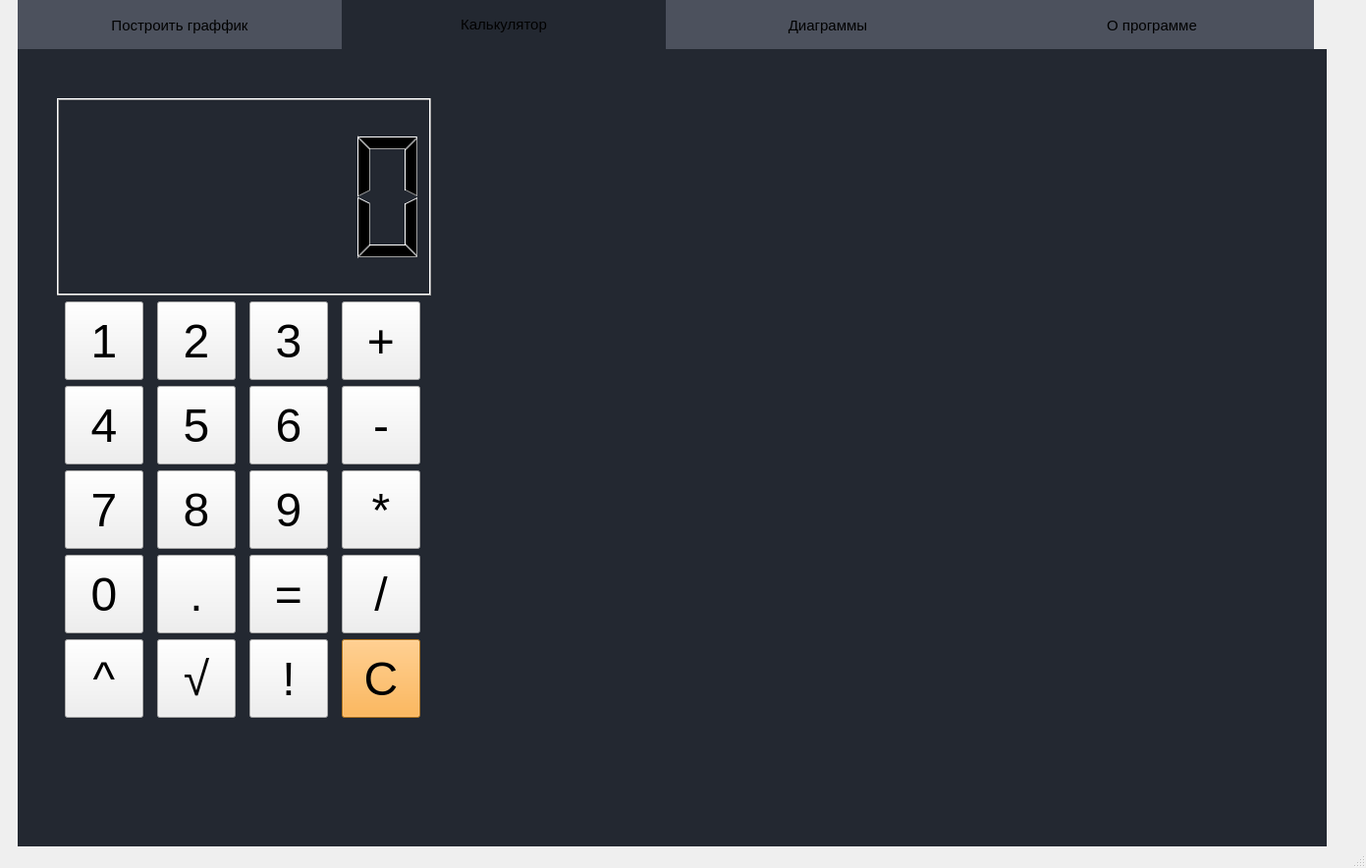
<?xml version="1.0" encoding="UTF-8"?>
<ui version="4.0">
 <class>MainWindow</class>
 <widget class="QMainWindow" name="MainWindow">
  <property name="geometry">
   <rect>
    <x>0</x>
    <y>0</y>
    <width>1391</width>
    <height>884</height>
   </rect>
  </property>
  <property name="windowTitle">
   <string>MainWindow</string>
  </property>
  <widget class="QWidget" name="centralwidget">
   <widget class="QTabWidget" name="tabWidget">
    <property name="geometry">
     <rect>
      <x>18</x>
      <y>0</y>
      <width>1333</width>
      <height>897</height>
     </rect>
    </property>
    <property name="font">
     <font>
      <pointsize>11</pointsize>
     </font>
    </property>
    <property name="styleSheet">
     <string notr="true">QTabWidget::pane
{
	border: 1px;
	background: rgb(35, 40, 49);
}
QTabBar::tab
{
	width: 330px;
	height:50px;
	background: rgb(76, 81, 93);
}
QTabBar::tab:selected
{
	background: rgb(35, 40, 49);
}
QTabBar::tab:hover
{
	background: rgb(56, 62, 73);
}</string>
    </property>
    <property name="currentIndex">
     <number>1</number>
    </property>
    <property name="iconSize">
     <size>
      <width>42</width>
      <height>43</height>
     </size>
    </property>
    <widget class="QWidget" name="grap">
     <attribute name="icon">
      <iconset resource="images.qrc">
       <normaloff>:/images/free-icon-algebra-5090382.png</normaloff>:/images/free-icon-algebra-5090382.png</iconset>
     </attribute>
     <attribute name="title">
      <string>Построить граффик</string>
     </attribute>
    </widget>
    <widget class="QWidget" name="CalculatorTab">
     <attribute name="title">
      <string>Калькулятор</string>
     </attribute>
     <widget class="QWidget" name="layoutWidget">
      <property name="geometry">
       <rect>
        <x>40</x>
        <y>50</y>
        <width>381</width>
        <height>631</height>
       </rect>
      </property>
      <layout class="QVBoxLayout" name="verticalLayout_2">
       <item>
        <widget class="QLCDNumber" name="table_2"/>
       </item>
       <item>
        <layout class="QGridLayout" name="gridLayout_2">
         <item row="2" column="1">
          <widget class="QPushButton" name="btn8_2">
           <property name="minimumSize">
            <size>
             <width>80</width>
             <height>80</height>
            </size>
           </property>
           <property name="maximumSize">
            <size>
             <width>80</width>
             <height>80</height>
            </size>
           </property>
           <property name="font">
            <font>
             <family>Helvetica</family>
             <pointsize>36</pointsize>
            </font>
           </property>
           <property name="text">
            <string>8</string>
           </property>
          </widget>
         </item>
         <item row="0" column="1">
          <widget class="QPushButton" name="btn2_2">
           <property name="minimumSize">
            <size>
             <width>80</width>
             <height>80</height>
            </size>
           </property>
           <property name="maximumSize">
            <size>
             <width>80</width>
             <height>80</height>
            </size>
           </property>
           <property name="font">
            <font>
             <family>Helvetica</family>
             <pointsize>36</pointsize>
            </font>
           </property>
           <property name="text">
            <string>2</string>
           </property>
          </widget>
         </item>
         <item row="0" column="3">
          <widget class="QPushButton" name="btn_plus_2">
           <property name="minimumSize">
            <size>
             <width>80</width>
             <height>80</height>
            </size>
           </property>
           <property name="maximumSize">
            <size>
             <width>80</width>
             <height>80</height>
            </size>
           </property>
           <property name="font">
            <font>
             <family>Helvetica</family>
             <pointsize>36</pointsize>
            </font>
           </property>
           <property name="text">
            <string>+</string>
           </property>
          </widget>
         </item>
         <item row="3" column="2">
          <widget class="QPushButton" name="btn_eq_2">
           <property name="minimumSize">
            <size>
             <width>80</width>
             <height>80</height>
            </size>
           </property>
           <property name="maximumSize">
            <size>
             <width>80</width>
             <height>80</height>
            </size>
           </property>
           <property name="font">
            <font>
             <family>Helvetica</family>
             <pointsize>36</pointsize>
            </font>
           </property>
           <property name="text">
            <string>=</string>
           </property>
          </widget>
         </item>
         <item row="3" column="0">
          <widget class="QPushButton" name="btn0_2">
           <property name="minimumSize">
            <size>
             <width>80</width>
             <height>80</height>
            </size>
           </property>
           <property name="maximumSize">
            <size>
             <width>80</width>
             <height>80</height>
            </size>
           </property>
           <property name="font">
            <font>
             <family>Helvetica</family>
             <pointsize>36</pointsize>
            </font>
           </property>
           <property name="text">
            <string>0</string>
           </property>
          </widget>
         </item>
         <item row="3" column="3">
          <widget class="QPushButton" name="btn_div_2">
           <property name="minimumSize">
            <size>
             <width>80</width>
             <height>80</height>
            </size>
           </property>
           <property name="maximumSize">
            <size>
             <width>80</width>
             <height>80</height>
            </size>
           </property>
           <property name="font">
            <font>
             <family>Helvetica</family>
             <pointsize>36</pointsize>
            </font>
           </property>
           <property name="text">
            <string>/</string>
           </property>
          </widget>
         </item>
         <item row="0" column="0">
          <widget class="QPushButton" name="btn1_2">
           <property name="minimumSize">
            <size>
             <width>80</width>
             <height>80</height>
            </size>
           </property>
           <property name="maximumSize">
            <size>
             <width>80</width>
             <height>80</height>
            </size>
           </property>
           <property name="font">
            <font>
             <family>Helvetica</family>
             <pointsize>36</pointsize>
            </font>
           </property>
           <property name="text">
            <string>1</string>
           </property>
          </widget>
         </item>
         <item row="2" column="2">
          <widget class="QPushButton" name="btn9_2">
           <property name="minimumSize">
            <size>
             <width>80</width>
             <height>80</height>
            </size>
           </property>
           <property name="maximumSize">
            <size>
             <width>80</width>
             <height>80</height>
            </size>
           </property>
           <property name="font">
            <font>
             <family>Helvetica</family>
             <pointsize>36</pointsize>
            </font>
           </property>
           <property name="text">
            <string>9</string>
           </property>
          </widget>
         </item>
         <item row="3" column="1">
          <widget class="QPushButton" name="btn_dot_2">
           <property name="minimumSize">
            <size>
             <width>80</width>
             <height>80</height>
            </size>
           </property>
           <property name="maximumSize">
            <size>
             <width>80</width>
             <height>80</height>
            </size>
           </property>
           <property name="font">
            <font>
             <family>Helvetica</family>
             <pointsize>36</pointsize>
            </font>
           </property>
           <property name="text">
            <string>.</string>
           </property>
          </widget>
         </item>
         <item row="0" column="2">
          <widget class="QPushButton" name="btn3_2">
           <property name="minimumSize">
            <size>
             <width>80</width>
             <height>80</height>
            </size>
           </property>
           <property name="maximumSize">
            <size>
             <width>80</width>
             <height>80</height>
            </size>
           </property>
           <property name="font">
            <font>
             <family>Helvetica</family>
             <pointsize>36</pointsize>
            </font>
           </property>
           <property name="text">
            <string>3</string>
           </property>
          </widget>
         </item>
         <item row="1" column="0">
          <widget class="QPushButton" name="btn4_2">
           <property name="minimumSize">
            <size>
             <width>80</width>
             <height>80</height>
            </size>
           </property>
           <property name="maximumSize">
            <size>
             <width>80</width>
             <height>80</height>
            </size>
           </property>
           <property name="font">
            <font>
             <family>Helvetica</family>
             <pointsize>36</pointsize>
            </font>
           </property>
           <property name="text">
            <string>4</string>
           </property>
          </widget>
         </item>
         <item row="1" column="1">
          <widget class="QPushButton" name="btn5_2">
           <property name="minimumSize">
            <size>
             <width>80</width>
             <height>80</height>
            </size>
           </property>
           <property name="maximumSize">
            <size>
             <width>80</width>
             <height>80</height>
            </size>
           </property>
           <property name="font">
            <font>
             <family>Helvetica</family>
             <pointsize>36</pointsize>
            </font>
           </property>
           <property name="text">
            <string>5</string>
           </property>
          </widget>
         </item>
         <item row="2" column="0">
          <widget class="QPushButton" name="btn7_2">
           <property name="minimumSize">
            <size>
             <width>80</width>
             <height>80</height>
            </size>
           </property>
           <property name="maximumSize">
            <size>
             <width>80</width>
             <height>80</height>
            </size>
           </property>
           <property name="font">
            <font>
             <family>Helvetica</family>
             <pointsize>36</pointsize>
            </font>
           </property>
           <property name="text">
            <string>7</string>
           </property>
          </widget>
         </item>
         <item row="1" column="2">
          <widget class="QPushButton" name="btn6_2">
           <property name="minimumSize">
            <size>
             <width>80</width>
             <height>80</height>
            </size>
           </property>
           <property name="maximumSize">
            <size>
             <width>80</width>
             <height>80</height>
            </size>
           </property>
           <property name="font">
            <font>
             <family>Helvetica</family>
             <pointsize>36</pointsize>
            </font>
           </property>
           <property name="text">
            <string>6</string>
           </property>
          </widget>
         </item>
         <item row="1" column="3">
          <widget class="QPushButton" name="btn_minus_2">
           <property name="minimumSize">
            <size>
             <width>80</width>
             <height>80</height>
            </size>
           </property>
           <property name="maximumSize">
            <size>
             <width>80</width>
             <height>80</height>
            </size>
           </property>
           <property name="font">
            <font>
             <family>Helvetica</family>
             <pointsize>36</pointsize>
            </font>
           </property>
           <property name="text">
            <string>-</string>
           </property>
          </widget>
         </item>
         <item row="2" column="3">
          <widget class="QPushButton" name="btn_mult_2">
           <property name="minimumSize">
            <size>
             <width>80</width>
             <height>80</height>
            </size>
           </property>
           <property name="maximumSize">
            <size>
             <width>80</width>
             <height>80</height>
            </size>
           </property>
           <property name="font">
            <font>
             <family>Helvetica</family>
             <pointsize>36</pointsize>
            </font>
           </property>
           <property name="text">
            <string>*</string>
           </property>
          </widget>
         </item>
         <item row="4" column="0">
          <widget class="QPushButton" name="btn_pow_2">
           <property name="minimumSize">
            <size>
             <width>80</width>
             <height>80</height>
            </size>
           </property>
           <property name="maximumSize">
            <size>
             <width>80</width>
             <height>80</height>
            </size>
           </property>
           <property name="font">
            <font>
             <family>Helvetica</family>
             <pointsize>36</pointsize>
            </font>
           </property>
           <property name="text">
            <string>^</string>
           </property>
          </widget>
         </item>
         <item row="4" column="1">
          <widget class="QPushButton" name="btn_sqrt_2">
           <property name="minimumSize">
            <size>
             <width>80</width>
             <height>80</height>
            </size>
           </property>
           <property name="maximumSize">
            <size>
             <width>80</width>
             <height>80</height>
            </size>
           </property>
           <property name="font">
            <font>
             <family>Helvetica</family>
             <pointsize>36</pointsize>
            </font>
           </property>
           <property name="text">
            <string>√</string>
           </property>
          </widget>
         </item>
         <item row="4" column="2">
          <widget class="QPushButton" name="btn_fact_2">
           <property name="minimumSize">
            <size>
             <width>80</width>
             <height>80</height>
            </size>
           </property>
           <property name="maximumSize">
            <size>
             <width>80</width>
             <height>80</height>
            </size>
           </property>
           <property name="font">
            <font>
             <family>Helvetica</family>
             <pointsize>36</pointsize>
            </font>
           </property>
           <property name="text">
            <string>!</string>
           </property>
          </widget>
         </item>
         <item row="4" column="3">
          <widget class="QPushButton" name="btn_clear_2">
           <property name="minimumSize">
            <size>
             <width>80</width>
             <height>80</height>
            </size>
           </property>
           <property name="maximumSize">
            <size>
             <width>80</width>
             <height>80</height>
            </size>
           </property>
           <property name="font">
            <font>
             <family>Helvetica</family>
             <pointsize>36</pointsize>
            </font>
           </property>
           <property name="styleSheet">
            <string notr="true">background-color: rgb(254, 166, 43);</string>
           </property>
           <property name="text">
            <string>С</string>
           </property>
          </widget>
         </item>
        </layout>
       </item>
      </layout>
     </widget>
    </widget>
    <widget class="QWidget" name="diag">
     <attribute name="title">
      <string>Диаграммы</string>
     </attribute>
    </widget>
    <widget class="QWidget" name="setting">
     <attribute name="title">
      <string>О программе</string>
     </attribute>
    </widget>
   </widget>
  </widget>
  <widget class="QMenuBar" name="menubar">
   <property name="geometry">
    <rect>
     <x>0</x>
     <y>0</y>
     <width>1391</width>
     <height>21</height>
    </rect>
   </property>
  </widget>
  <widget class="QStatusBar" name="statusbar"/>
 </widget>
 <resources>
  <include location="images.qrc"/>
 </resources>
 <connections/>
</ui>
